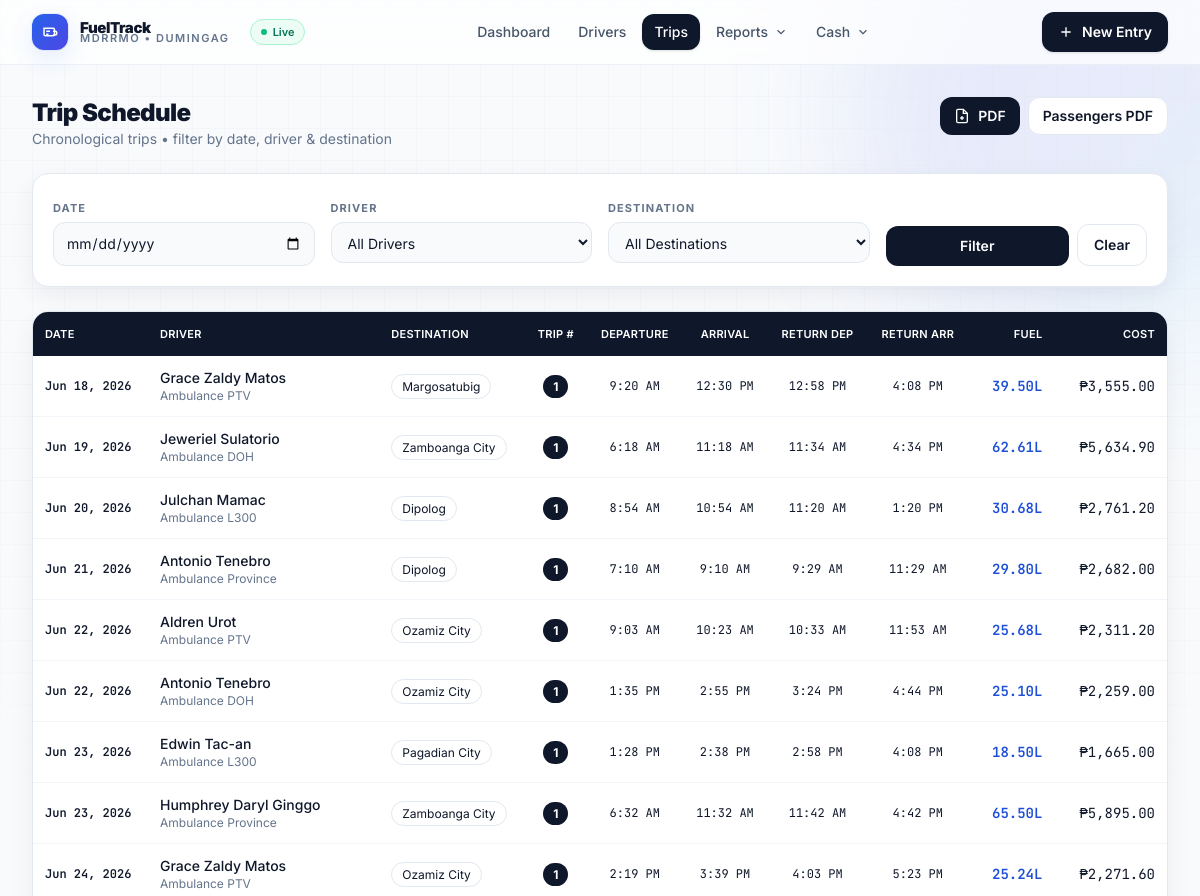
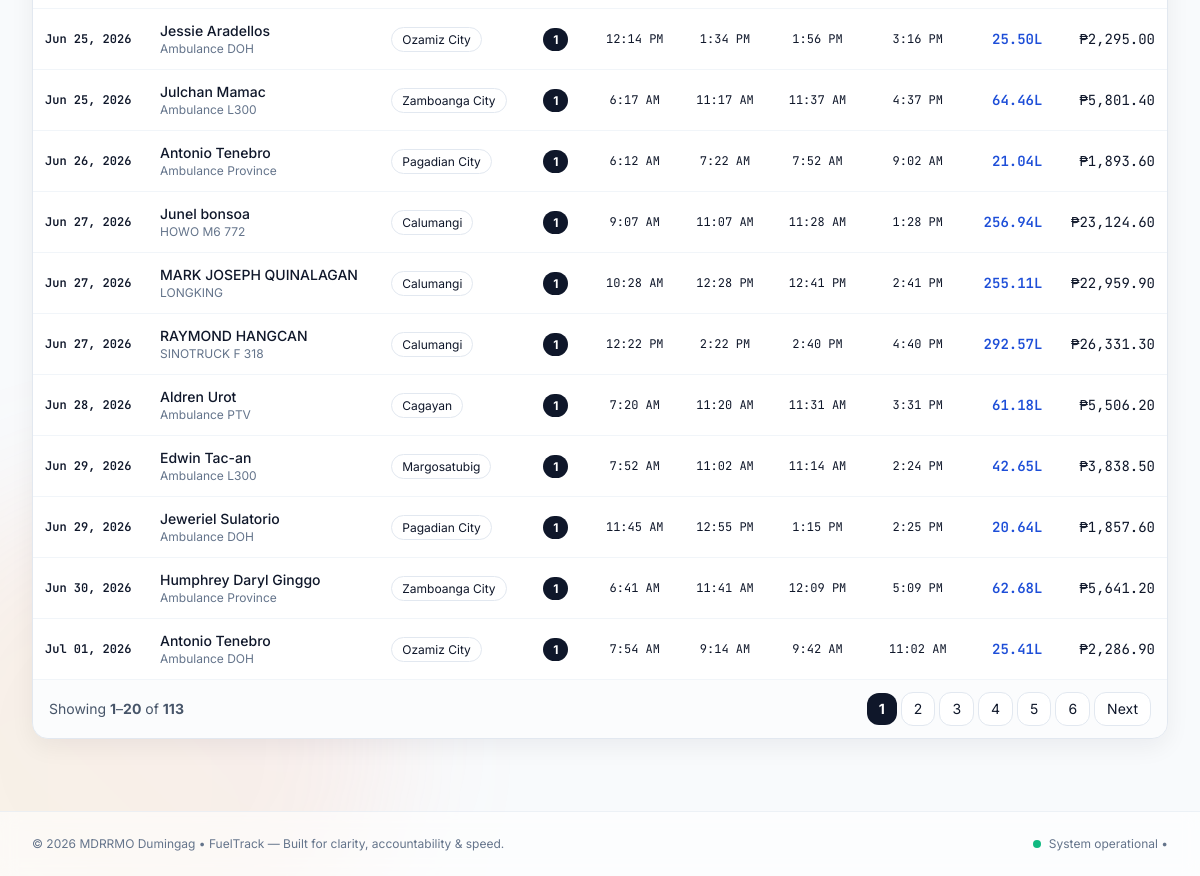
Screenshot of /trip-schedule/ with the database file from the repository (2 pictures, top to bottom).
### fuel/models.py (models this page shows, shortened)
class FuelConsumption(models.Model):
    reference_number = models.PositiveIntegerField(default=1)
    AMBULANCE_DESTINATION_CHOICES = [
        ('dipolog', 'Dipolog'),
        ('cagayan', 'Cagayan'),
        ('margosatubig', 'Margosatubig'),
        ('pagadian_city', 'Pagadian City'),
        ('ozamiz_city', 'Ozamiz City'),
        ('zamboanga_city', 'Zamboanga City'),
        ('davao_city', 'Davao City'),
        ('ipil', 'Ipil'),
        ('sindangan', 'Sindangan'),
        ('molave_blancia_hospital', 'Molave Blancia Hospital'),  # New destination
    ]
    HEAVY_EQUIPMENT_DESTINATION_CHOICES = [
        ('local', 'Local Area'),
    ]
    MAHAYAG_SPECIAL_CHOICE = [('mahayag', 'Mahayag Medicare')]
    DESTINATION_CHOICES = AMBULANCE_DESTINATION_CHOICES + HEAVY_EQUIPMENT_DESTINATION_CHOICES + MAHAYAG_SPECIAL_CHOICE
    PURPOSE_CHOICES = [
        ('Transport Patient', 'Transport Patient'),
        ('landslide sinonok', 'Landslide Sinonok'),
        ('landslide bag-ong kauswagan', 'Landslide Bag-ong Kauswagan'),
        ('landslide macasing', 'Landslide Macasing'),
        ('mahayag medicare', 'Mahayag Medicare'),
    ]
    driver = models.ForeignKey('Driver', on_delete=models.CASCADE)
    date = models.DateField()
    trip_number = models.PositiveIntegerField(default=1)
    number_of_trips = models.PositiveIntegerField(default=1)
    purpose = models.CharField(max_length=255, choices=PURPOSE_CHOICES, default="Transport Patient")
    destination = models.CharField(max_length=100, choices=DESTINATION_CHOICES, default='local')
    total_liters = models.FloatField()
    cost = models.FloatField()
    vehicle = models.CharField(max_length=100)
    actual_fuel_price = models.FloatField(default=62.00)  # Default to 62.00 for backward compatibility
    departure_time = models.TimeField(null=True, blank=True)
    arrival_time = models.TimeField(null=True, blank=True)
    return_departure_time = models.TimeField(null=True, blank=True)
    return_arrival_time = models.TimeField(null=True, blank=True)
    starting_balance = models.FloatField(null=True, blank=True)  # Starting fuel in tank
    finished_balance = models.FloatField(null=True, blank=True)  # Ending fuel in tank
    consumed_liters = models.FloatField(null=True, blank=True)  # Fuel consumed during trip
    passenger_name = models.CharField(max_length=255, null=True, blank=True)
    or_number = models.CharField(max_length=50, null=True, blank=True)
    MIN_LITERS_PER_TRIP = 17.69
    MAX_LITERS_PER_TRIP = 26.54
    FUEL_PRICE = 62.00 #per liter
    TOTAL_FUEL_ALLOCATION = 5017.135  # 311062.35 / 62.00 = 5017.135 liters
    DESTINATION_BUDGET_MAP = {
        'dipolog': 2500,
        'cagayan': 5000,
        'margosatubig': 2000,
        'pagadian_city': 1000,
        'ozamiz_city': 1500,
        'zamboanga_city': 5000,
        'davao_city': 5000,
        'ipil': 3500,
        'sindangan': 1500,
        'local': 2000,  # Default budget for local trips
        'molave_blancia_hospital': 800,  # New destination budget
    }
    MAHAYAG_BUDGET_UTILIZATION = 900  # Budget available for mahayag special cases (less than ₱1,000)
    HEAVY_EQUIPMENT_FUEL = 400  # Backhoe and Dumptruck consume 400L each
    class Meta:
        unique_together = ('driver', 'date', 'trip_number')

class Driver(models.Model):
    name = models.CharField(max_length=100, unique=True)
    vehicle = models.CharField(max_length=100)
    class Meta:
        verbose_name = "Driver"
        verbose_name_plural = "Drivers"

### fuel/views.py (the view)
# urls.py: path('trip-schedule/', views.trip_schedule_view, name='trip_schedule'),
def trip_schedule_view(request):
    date_filter = request.GET.get('date')
    driver_filter = request.GET.get('driver')
    destination_filter = request.GET.get('destination')
    trips = FuelConsumption.objects.select_related('driver').order_by('date', 'driver__name', 'trip_number')
    if date_filter:
        trips = trips.filter(date=date_filter)
    if driver_filter:
        trips = trips.filter(driver_id=driver_filter)
    if destination_filter:
        trips = trips.filter(destination=destination_filter)
    paginator = Paginator(trips, 20)  # Show 20 trips per page
    page_number = request.GET.get('page')
    page_obj = paginator.get_page(page_number)
    drivers = Driver.objects.all().order_by('name')
    destinations = FuelConsumption.DESTINATION_CHOICES
    context = {
        'trips': page_obj,
        'drivers': drivers,
        'destinations': destinations,
    }
    return render(request, 'fuel/trip_schedule.html', context)

### templates/fuel/trip_schedule.html (shortened to what this page needs)
{% extends "base.html" %}
{% load humanize %}
{% block content %}
<div class="flex flex-wrap items-start justify-between gap-4">
    <div>
        <h1 class="text-2xl font-black tracking-tight">Trip Schedule</h1>
        <p class="text-sm text-slate-500">Chronological trips • filter by date, driver & destination</p>
    </div>
    <div class="flex gap-2">
        <a href="{% url 'export_trip_schedule_pdf' %}?{{ request.GET.urlencode }}" class="inline-flex items-center gap-2 rounded-xl bg-slate-900 px-3.5 py-2 text-sm font-semibold text-white hover:bg-black"><svg width="16" height="16" viewBox="0 0 24 24" fill="none" stroke="currentColor" stroke-width="2"><path d="M14 2H6a2 2 0 0 0-2 2v16a2 2 0 0 0 2 2h12a2 2 0 0 0 2-2V8z"/><path d="M14 2v6h6"/><path d="M12 18v-6"/><path d="M9 15h6"/></svg> PDF</a>
        <a href="{% url 'export_local_passenger_pdf' %}?{{ request.GET.urlencode }}" class="inline-flex items-center gap-2 rounded-xl border border-slate-200 bg-white px-3.5 py-2 text-sm font-semibold hover:bg-slate-50">Passengers PDF</a>
    </div>
</div>
<div class="mt-6 rounded-2xl border border-slate-200 bg-white p-4 sm:p-5 shadow-soft">
    <form method="get" class="grid grid-cols-1 sm:grid-cols-2 lg:grid-cols-4 gap-4">
        <div class="space-y-1">
            <label class="text-[11px] font-bold tracking-widest text-slate-500 uppercase">Date</label>
            <input type="date" name="date" value="{{ request.GET.date }}" class="w-full rounded-xl border border-slate-200 bg-slate-50 px-3 py-2.5 text-sm focus:border-blue-500 focus:bg-white focus:ring-4 focus:ring-blue-500/10 outline-none">
        </div>
        <div class="space-y-1">
            <label class="text-[11px] font-bold tracking-widest text-slate-500 uppercase">Driver</label>
            <select name="driver" class="w-full rounded-xl border border-slate-200 bg-slate-50 px-3 py-2.5 text-sm focus:border-blue-500 focus:bg-white focus:ring-4 focus:ring-blue-500/10 outline-none">
                <option value="">All Drivers</option>
            </select>
        </div>
        <div class="space-y-1">
            <label class="text-[11px] font-bold tracking-widest text-slate-500 uppercase">Destination</label>
            <select name="destination" class="w-full rounded-xl border border-slate-200 bg-slate-50 px-3 py-2.5 text-sm focus:border-blue-500 focus:bg-white focus:ring-4 focus:ring-blue-500/10 outline-none">
                <option value="">All Destinations</option>
            </select>
        </div>
        <div class="flex items-end gap-2">
            <button type="submit" class="flex-1 rounded-xl bg-slate-900 px-4 py-2.5 text-sm font-semibold text-white hover:bg-black">Filter</button>
            <a href="{% url 'trip_schedule' %}" class="rounded-xl border border-slate-200 bg-white px-4 py-2.5 text-sm font-semibold hover:bg-slate-50">Clear</a>
        </div>
    </form>
</div>
<div class="mt-6 overflow-hidden rounded-2xl border border-slate-200 bg-white shadow-soft">
    <div class="overflow-x-auto">
        <table class="min-w-full text-sm">
            <thead class="bg-slate-900 text-white text-[11px] tracking-wide uppercase">
                <tr>
                    <th class="px-3 py-3 text-left font-semibold">Date</th>
                    <th class="px-3 py-3 text-left font-semibold">Driver</th>
                    <th class="px-3 py-3 text-left font-semibold">Destination</th>
                    <th class="px-3 py-3 text-center font-semibold">Trip #</th>
                    <th class="px-3 py-3 text-center font-semibold">Departure</th>
                    <th class="px-3 py-3 text-center font-semibold">Arrival</th>
                    <th class="px-3 py-3 text-center font-semibold">Return Dep</th>
                    <th class="px-3 py-3 text-center font-semibold">Return Arr</th>
                    <th class="px-3 py-3 text-right font-semibold">Fuel</th>
                    <th class="px-3 py-3 text-right font-semibold">Cost</th>
                </tr>
            </thead>
            <tbody class="divide-y divide-slate-100">
                {% for trip in trips %}
                <tr class="hover:bg-slate-50">
                    <td class="px-3 py-3 whitespace-nowrap font-mono text-xs font-semibold">{{ trip.date|date:"M d, Y" }}</td>
                    <td class="px-3 py-3"><span class="font-medium text-slate-900">{{ trip.driver.name }}</span><span class="block text-xs text-slate-500">{{ trip.vehicle }}</span></td>
                    <td class="px-3 py-3"><span class="rounded-full border border-slate-200 bg-white px-2.5 py-1 text-xs">{{ trip.get_destination_display }}</span></td>
                    <td class="px-3 py-3 text-center"><span class="rounded-full bg-slate-900 px-2.5 py-1 text-xs font-bold text-white">{{ trip.trip_number }}</span></td>
                    <td class="px-3 py-3 text-center font-mono text-xs">{% if trip.departure_time %}{{ trip.departure_time|time:"g:i A" }}{% else %}—{% endif %}</td>
                    <td class="px-3 py-3 text-center font-mono text-xs">{% if trip.arrival_time %}{{ trip.arrival_time|time:"g:i A" }}{% else %}—{% endif %}</td>
                    <td class="px-3 py-3 text-center font-mono text-xs">{% if trip.return_departure_time %}{{ trip.return_departure_time|time:"g:i A" }}{% else %}—{% endif %}</td>
                    <td class="px-3 py-3 text-center font-mono text-xs">{% if trip.return_arrival_time %}{{ trip.return_arrival_time|time:"g:i A" }}{% else %}—{% endif %}</td>
                    <td class="px-3 py-3 text-right font-mono text-blue-700 font-semibold">{{ trip.total_liters|floatformat:2|intcomma }}L</td>
                    <td class="px-3 py-3 text-right font-mono">₱{{ trip.cost|floatformat:2|intcomma }}</td>
                </tr>
                {% empty %}
                <tr><td colspan="10" class="px-6 py-12 text-center text-slate-500">No trips match the current filters.</td></tr>
                {% endfor %}
            </tbody>
        </table>
    </div>
    {% if trips.has_other_pages %}
    <div class="border-t border-slate-100 bg-slate-50/50 px-4 py-3">
        <div class="flex flex-wrap items-center justify-between gap-3 text-sm">
            <p class="text-slate-600">Showing <b>{{ trips.start_index }}</b>–<b>{{ trips.end_index }}</b> of <b>{{ trips.paginator.count }}</b></p>
            <div class="flex items-center gap-1">
                {% for num in trips.paginator.page_range %}{% if trips.number == num %}<span class="rounded-xl bg-slate-900 px-3 py-1.5 text-white font-bold">{{ num }}</span>{% else %}<a href="?page={{ num }}{% for k,v in request.GET.items %}{% if k != 'page' %}&{{ k }}={{ v }}{% endif %}{% endfor %}" class="rounded-xl border border-slate-200 bg-white px-3 py-1.5 hover:bg-slate-50">{{ num }}</a>{% endif %}{% endfor %}
                {% if trips.has_next %}<a href="?page={{ trips.next_page_number }}" class="rounded-xl border border-slate-200 bg-white px-3 py-1.5 hover:bg-slate-50">Next</a>{% endif %}
            </div>
        </div>
    </div>
    {% endif %}
</div>
{% endblock %}

### templates/base.html (style rules this page uses)
* { -webkit-font-smoothing: antialiased; -moz-osx-font-smoothing: grayscale; }
body { font-family: Inter, ui-sans-serif, system-ui; }

### rows the page displays
FuelConsumption: date "Jun 18, 2026", driver.name "Grace Zaldy Matos", vehicle "Ambulance PTV", destination "Margosatubig", trip_number "1", departure_time "9:20 AM", arrival_time "12:30 PM", return_departure_time "12:58 PM", return_arrival_time "4:08 PM", total_liters "39.50", cost "3,555.00"
FuelConsumption: date "Jun 19, 2026", driver.name "Jeweriel Sulatorio", vehicle "Ambulance DOH", destination "Zamboanga City", trip_number "1", departure_time "6:18 AM", arrival_time "11:18 AM", return_departure_time "11:34 AM", return_arrival_time "4:34 PM", total_liters "62.61", cost "5,634.90"
FuelConsumption: date "Jun 20, 2026", driver.name "Julchan Mamac", vehicle "Ambulance L300", destination "Dipolog", trip_number "1", departure_time "8:54 AM", arrival_time "10:54 AM", return_departure_time "11:20 AM", return_arrival_time "1:20 PM", total_liters "30.68", cost "2,761.20"
FuelConsumption: date "Jun 21, 2026", driver.name "Antonio Tenebro", vehicle "Ambulance Province", destination "Dipolog", trip_number "1", departure_time "7:10 AM", arrival_time "9:10 AM", return_departure_time "9:29 AM", return_arrival_time "11:29 AM", total_liters "29.80", cost "2,682.00"
FuelConsumption: date "Jun 22, 2026", driver.name "Aldren Urot", vehicle "Ambulance PTV", destination "Ozamiz City", trip_number "1", departure_time "9:03 AM", arrival_time "10:23 AM", return_departure_time "10:33 AM", return_arrival_time "11:53 AM", total_liters "25.68", cost "2,311.20"
FuelConsumption: date "Jun 22, 2026", driver.name "Antonio Tenebro", vehicle "Ambulance DOH", destination "Ozamiz City", trip_number "1", departure_time "1:35 PM", arrival_time "2:55 PM", return_departure_time "3:24 PM", return_arrival_time "4:44 PM", total_liters "25.10", cost "2,259.00"
FuelConsumption: date "Jun 23, 2026", driver.name "Edwin Tac-an", vehicle "Ambulance L300", destination "Pagadian City", trip_number "1", departure_time "1:28 PM", arrival_time "2:38 PM", return_departure_time "2:58 PM", return_arrival_time "4:08 PM", total_liters "18.50", cost "1,665.00"
FuelConsumption: date "Jun 23, 2026", driver.name "Humphrey Daryl Ginggo", vehicle "Ambulance Province", destination "Zamboanga City", trip_number "1", departure_time "6:32 AM", arrival_time "11:32 AM", return_departure_time "11:42 AM", return_arrival_time "4:42 PM", total_liters "65.50", cost "5,895.00"
FuelConsumption: date "Jun 24, 2026", driver.name "Grace Zaldy Matos", vehicle "Ambulance PTV", destination "Ozamiz City", trip_number "1", departure_time "2:19 PM", arrival_time "3:39 PM", return_departure_time "4:03 PM", return_arrival_time "5:23 PM", total_liters "25.24", cost "2,271.60"
FuelConsumption: date "Jun 25, 2026", driver.name "Jessie Aradellos", vehicle "Ambulance DOH", destination "Ozamiz City", trip_number "1", departure_time "12:14 PM", arrival_time "1:34 PM", return_departure_time "1:56 PM", return_arrival_time "3:16 PM", total_liters "25.50", cost "2,295.00"
FuelConsumption: date "Jun 25, 2026", driver.name "Julchan Mamac", vehicle "Ambulance L300", destination "Zamboanga City", trip_number "1", departure_time "6:17 AM", arrival_time "11:17 AM", return_departure_time "11:37 AM", return_arrival_time "4:37 PM", total_liters "64.46", cost "5,801.40"
FuelConsumption: date "Jun 26, 2026", driver.name "Antonio Tenebro", vehicle "Ambulance Province", destination "Pagadian City", trip_number "1", departure_time "6:12 AM", arrival_time "7:22 AM", return_departure_time "7:52 AM", return_arrival_time "9:02 AM", total_liters "21.04", cost "1,893.60"
FuelConsumption: date "Jun 27, 2026", driver.name "Junel bonsoa", vehicle "HOWO M6 772", destination "Calumangi", trip_number "1", departure_time "9:07 AM", arrival_time "11:07 AM", return_departure_time "11:28 AM", return_arrival_time "1:28 PM", total_liters "256.94", cost "23,124.60"
FuelConsumption: date "Jun 27, 2026", driver.name "MARK JOSEPH QUINALAGAN", vehicle "LONGKING", destination "Calumangi", trip_number "1", departure_time "10:28 AM", arrival_time "12:28 PM", return_departure_time "12:41 PM", return_arrival_time "2:41 PM", total_liters "255.11", cost "22,959.90"
FuelConsumption: date "Jun 27, 2026", driver.name "RAYMOND HANGCAN", vehicle "SINOTRUCK F 318", destination "Calumangi", trip_number "1", departure_time "12:22 PM", arrival_time "2:22 PM", return_departure_time "2:40 PM", return_arrival_time "4:40 PM", total_liters "292.57", cost "26,331.30"
FuelConsumption: date "Jun 28, 2026", driver.name "Aldren Urot", vehicle "Ambulance PTV", destination "Cagayan", trip_number "1", departure_time "7:20 AM", arrival_time "11:20 AM", return_departure_time "11:31 AM", return_arrival_time "3:31 PM", total_liters "61.18", cost "5,506.20"
FuelConsumption: date "Jun 29, 2026", driver.name "Edwin Tac-an", vehicle "Ambulance L300", destination "Margosatubig", trip_number "1", departure_time "7:52 AM", arrival_time "11:02 AM", return_departure_time "11:14 AM", return_arrival_time "2:24 PM", total_liters "42.65", cost "3,838.50"
FuelConsumption: date "Jun 29, 2026", driver.name "Jeweriel Sulatorio", vehicle "Ambulance DOH", destination "Pagadian City", trip_number "1", departure_time "11:45 AM", arrival_time "12:55 PM", return_departure_time "1:15 PM", return_arrival_time "2:25 PM", total_liters "20.64", cost "1,857.60"
FuelConsumption: date "Jun 30, 2026", driver.name "Humphrey Daryl Ginggo", vehicle "Ambulance Province", destination "Zamboanga City", trip_number "1", departure_time "6:41 AM", arrival_time "11:41 AM", return_departure_time "12:09 PM", return_arrival_time "5:09 PM", total_liters "62.68", cost "5,641.20"
FuelConsumption: date "Jul 01, 2026", driver.name "Antonio Tenebro", vehicle "Ambulance DOH", destination "Ozamiz City", trip_number "1", departure_time "7:54 AM", arrival_time "9:14 AM", return_departure_time "9:42 AM", return_arrival_time "11:02 AM", total_liters "25.41", cost "2,286.90"

### other values shown
{{ trips.start_index }} "1"
{{ trips.end_index }} "20"
{{ trips.paginator.count }} "113"
{{ num }} "1"
{{ num }} "2" "3" "4" "5" "6"
